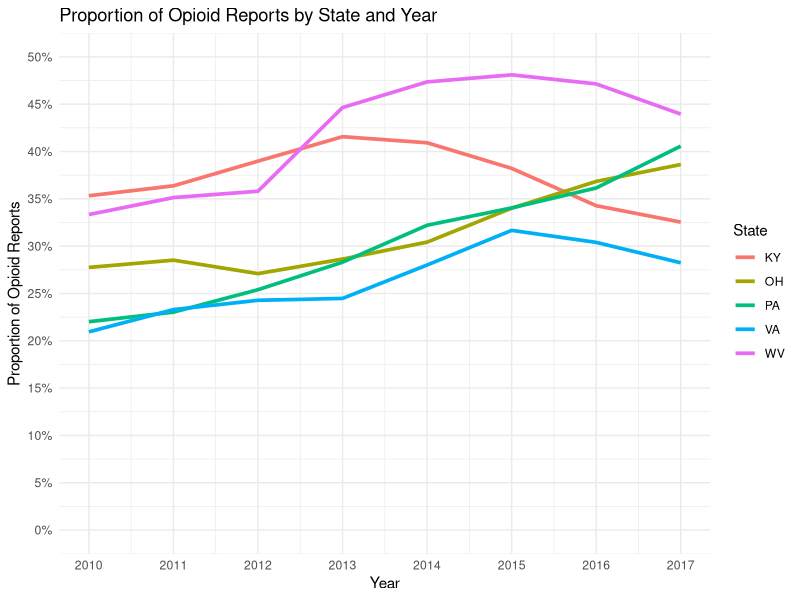
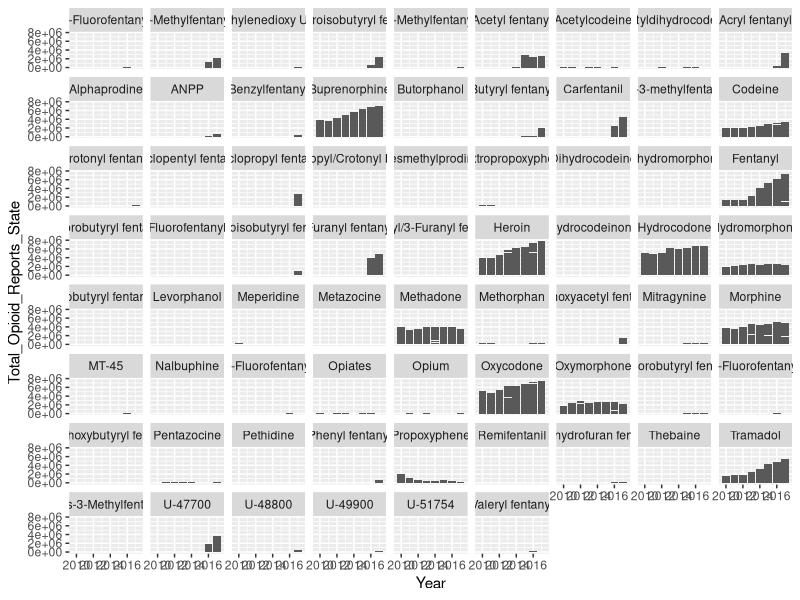

Generate these figures, in order, with R:
## ---- chunk 1
knitr::opts_chunk$set(echo = TRUE)
## ---- chunk 2
# Libraries
library(tidyverse)
library(ggplot2)
## ---- chunk 3
# Read the data into R
DF <- read_csv("MCM_NFLIS_Data.csv", 
    col_types = cols(FIPS_Combined = col_character(), 
        FIPS_State = col_character()))

# Rename Variables
DF <- DF %>%
  rename(
    Year = YYYY,
    County = COUNTY,
    Substance = SubstanceName,
    Opioid_Reports = DrugReports,
    Total_Drug_Reports_County = TotalDrugReportsCounty,
    Total_Drug_Reports_State = TotalDrugReportsState
    )

# Compute total opioid reports for each year and county
Annual_County <- DF %>%
  group_by(Year, FIPS_Combined) %>%
  summarize(Total_Opioid_Reports_County = sum(Opioid_Reports))

# Compute total opioid reports for each year and state
Annual_State <- DF %>%
  group_by(Year, FIPS_State) %>%
  summarize(Total_Opioid_Reports_State = sum(Opioid_Reports))

# Join opioid totals back to original dataset
DF <- DF %>%
  inner_join(Annual_County, by = c("Year", "FIPS_Combined")) %>%
  inner_join(Annual_State, by = c("Year", "FIPS_State"))

# Compute the proportion of opioid reports
DF <- DF %>%
  mutate(Prop_Opioid_Reports_County = Total_Opioid_Reports_County / Total_Drug_Reports_County) %>%
  mutate(Prop_Opioid_Reports_State = Total_Opioid_Reports_State / Total_Drug_Reports_State)

# Reorder Columns
DF <- DF[c(1,2,3,4,5,6,7,8,11,12,9,10,13,14)]
## ---- chunk 4
# Create the first vizualization
DF %>%
  ggplot(aes(x = Year, y = Prop_Opioid_Reports_State, color = State)) +
  geom_line(size = 1.25) +
  labs(x = "Year", y = "Proportion of Opioid Reports") +
  ggtitle("Proportion of Opioid Reports by State and Year") +
  scale_x_continuous(breaks = c(seq(2010, 2017, 1)), limits = c(2010, 2017)) +
  scale_y_continuous(breaks = c(seq(0, 0.5, 0.05)), labels = scales::percent, limits = c(0, 0.5)) +
  theme_minimal()
## ---- chunk 5
# Create Second Visualization
# Still need to improve this obvi
DF %>% 
  ggplot(aes(x=Year,y=Total_Opioid_Reports_State)) +
  geom_col() +
  facet_wrap(~Substance)
